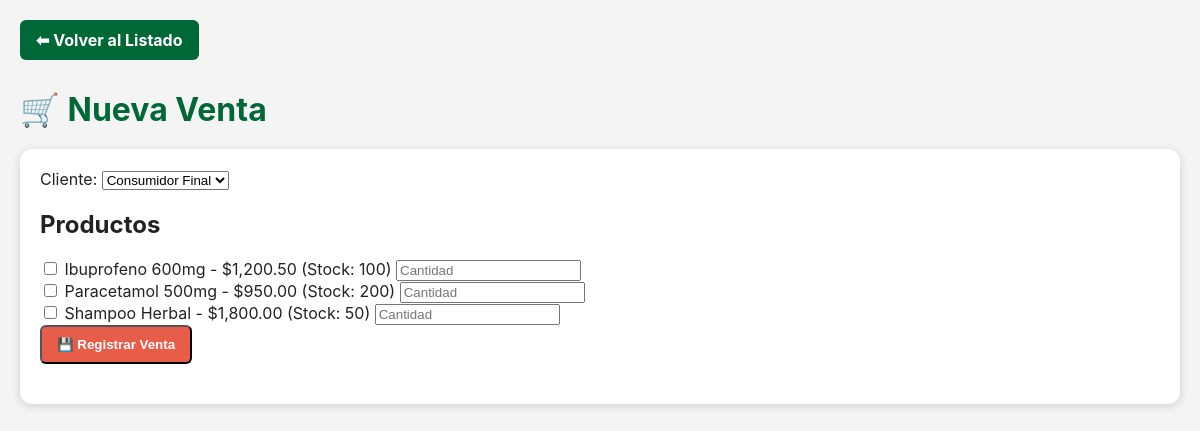
The app's page /ventas.php (signed in) with its own data.
### tables this page shows
CREATE TABLE Producto (
    id INT AUTO_INCREMENT PRIMARY KEY,
    nombre VARCHAR(100) NOT NULL,
    precio DECIMAL(10,2) NOT NULL,
    stock_actual INT DEFAULT 0,
    stock_minimo INT DEFAULT 0,
    requiere_receta BOOLEAN DEFAULT FALSE,
    categoria_id INT,
    FOREIGN KEY (categoria_id) REFERENCES Categoria(id) ON DELETE SET NULL
);

### Conexion.php (called while the page is built, shortened)
<?php
class Conexion {
    private $host = "localhost";
    private $usuario = "root";
    private $password = "";
    private $baseDatos = "farmacia";
    public function __construct() {
        try {
            $this->conexion = new mysqli(
                $this->host,
                $this->usuario,
                $this->password,
                $this->baseDatos
            );
        } catch (mysqli_sql_exception $e) {
            die("Error de conexión a la BD: " . $e->getMessage());
        }
    }
}
?>

### VentasController.php (called while the page is built, shortened)
<?php
class VentasController {
    private mysqli $db;
    public function __construct(mysqli $db){
        $this->db = $db;
    }
    public function productos(): mysqli_result {
        return $this->db->query("SELECT id, nombre, precio, stock_actual FROM Producto ORDER BY nombre");
    }
}

### ventas.php (the view, shortened to what this page needs)
<?php
require_once 'Conexion.php';
require_once 'VentasController.php';
$conn = new Conexion();
$ctl  = new VentasController($conn->conexion);
$productos = $ctl->productos();
?>
<!DOCTYPE html><html lang="es"><head>
<link rel="stylesheet" href="estilos.css">
</head><body>
<a href="ventas_listar.php" class="btn-volver">⬅ Volver al Listado</a>
<h1>🛒 Nueva Venta</h1>
<form method="POST" action="ventas_guardar.php" class="card">
  <label>Cliente:</label>
  <select name="cliente_id">
    <option value="">Consumidor Final</option>
  </select>
  <h2>Productos</h2>
  <?php while($p=$productos->fetch_assoc()): ?>
    <div class="fila-producto">
      <input type="checkbox" name="prod[<?= $p['id'] ?>][id]" value="<?= $p['id'] ?>">
      <?= htmlspecialchars($p['nombre']) ?> - $<?= number_format($p['precio'],2) ?>
      (Stock: <?= (int)$p['stock_actual'] ?>)
      <input type="number" name="prod[<?= $p['id'] ?>][cant]" min="1" placeholder="Cantidad">
    </div>
  <?php endwhile; ?>
  <button type="submit" class="btn-add">💾 Registrar Venta</button>
</form>
</body></html>

### estilos.css (style rules this page uses)
:root { --verde: #008f4c; --verde-oscuro: #006837; --blanco: #ffffff; --gris: #f4f4f4; --rojo: #e85c4a; --rojo-oscuro: #b91c1c; }
body { margin: 0; font-family: 'Inter', sans-serif; background: var(--gris); color: #222; padding: 20px; }
.btn-volver { display: inline-block; background: var(--verde-oscuro); color: var(--blanco); padding: 10px 16px; border-radius: 6px; font-weight: bold; text-decoration: none; transition: 0.3s; margin-bottom: 20px; }
h1 { color: var(--verde-oscuro); margin: 10px 0 20px; display: flex; align-items: center; gap: 10px; }
.btn-add { background: var(--rojo); color: var(--blanco); padding: 10px 15px; border-radius: 6px; text-decoration: none; font-weight: bold; margin-bottom: 20px; display: inline-block; transition: 0.3s; }
.card { background: var(--blanco); padding: 20px; margin: 20px 0; border-radius: 12px; box-shadow: 0 2px 10px rgba(0,0,0,0.15); }

### records on screen
producto: nombre "Ibuprofeno 600mg", precio "1,200.50", stock_actual "100"
producto: nombre "Paracetamol 500mg", precio "950.00", stock_actual "200"
producto: nombre "Shampoo Herbal", precio "1,800.00", stock_actual "50"
